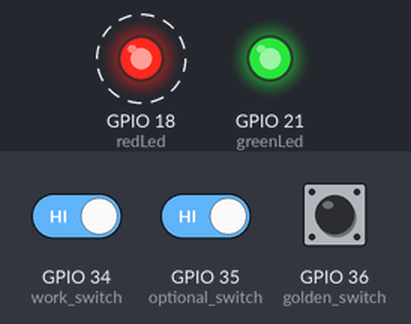
A sketch run on a simulated ESP32. On the bench: output pins drawn as LEDs (lit = HIGH). Dashed ring = blinking. The inputs (shaded band) are chosen by the test bench; at power-on: GPIO 34 (work_switch) HIGH, GPIO 35 (optional_switch) HIGH, GPIO 36 (golden_switch) HIGH. What the sketch prints to the serial monitor is not drawn.

Above: at 8.8 s.
8.9 s: GPIO 34 (work_switch) driven LOW and GPIO 35 (optional_switch) driven LOW
At 10.8 s:
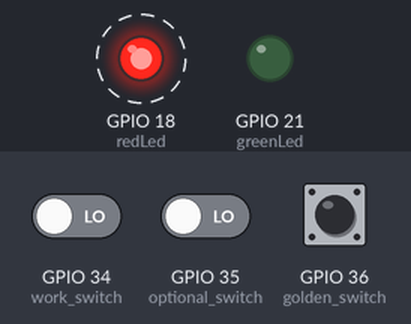
13.9 s: GPIO 36 (golden_switch) pulled LOW for 3 s
Timing chart, 0 to 24.9 s (numbered marks = the images above; inputs shaded):
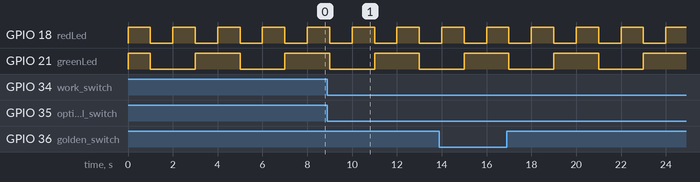

The sketch:

SWITCH_LED_TEST.ino
```cpp
const int redLed = 18; //IO 18
const int greenLed = 21; //IO 21
const int golden_switch = 36;
const int optional_switch = 35;
const int work_switch = 34;

 const int delayTime = 1000;
void setup() {
  // put your setup code here, to run once:
Serial.begin(115200);
pinMode(redLed,OUTPUT);
pinMode(greenLed,OUTPUT);
pinMode(golden_switch,INPUT);
pinMode(optional_switch,INPUT);
pinMode(work_switch,INPUT);

}

void loop() {
  // put your main code here, to run repeatedly:
if (digitalRead(golden_switch) == LOW)
{
  Serial.println("golden_switch pressed");
}
if (digitalRead(optional_switch) == LOW)
{
  Serial.println("optional_switch pressed");
}
if (digitalRead(work_switch) == LOW)
{
  Serial.println("work_switch pressed");
}

digitalWrite(redLed,HIGH);
digitalWrite(greenLed,HIGH);
delay(delayTime);

digitalWrite(redLed,LOW);
digitalWrite(greenLed,LOW);
delay(delayTime);

digitalWrite(redLed,HIGH);
digitalWrite(greenLed,LOW);
delay(delayTime);

digitalWrite(redLed,LOW);
digitalWrite(greenLed,HIGH);
delay(delayTime);
}
```

Measured:
- by itself, GPIO 18 (redLed): alternates HIGH for 1.0 s and LOW for 1.0 s
- by itself, GPIO 21 (greenLed): alternates HIGH for 2.0 s and LOW for 2.0 s
